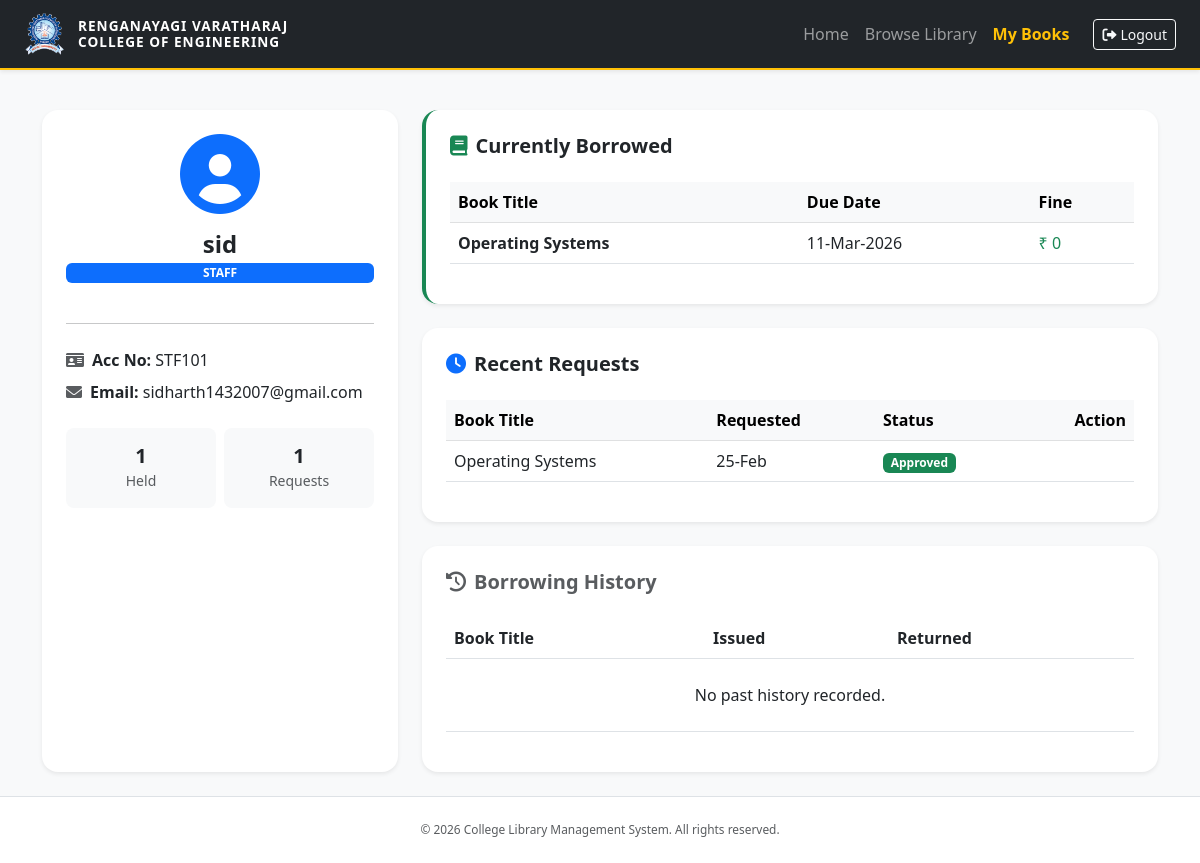
The page /profile (signed in) on the database its author committed.
### controller/models.py (models this page shows)
class User(db.Model, UserMixin):
    id = db.Column(db.Integer, primary_key=True)
    account_no = db.Column(db.String(20), unique=True, nullable=False)
    name = db.Column(db.String(100), nullable=False)
    email = db.Column(db.String(120), unique=True, nullable=False)
    password = db.Column(db.String(200), nullable=False)
    role = db.Column(db.String(20), nullable=False)

class Transaction(db.Model):
    id = db.Column(db.Integer, primary_key=True)
    user_id = db.Column(db.Integer, db.ForeignKey('user.id'), nullable=False)
    book_id = db.Column(db.Integer, db.ForeignKey('book.id'), nullable=False)
    issue_date = db.Column(db.DateTime, default=get_ist)
    due_date = db.Column(db.DateTime, nullable=False)
    return_date = db.Column(db.DateTime, nullable=True)
    reminder_sent = db.Column(db.Boolean, default=False)
    user = db.relationship('User', backref='transactions', lazy=True)
    book = db.relationship('Book', backref='transactions', lazy=True)
    @property
    def calculate_fine(self):
       now = get_ist().replace(tzinfo=None) # Ensure this is naive
       end_date = self.return_date if self.return_date else now
       end_date_naive = end_date.replace(tzinfo=None)
       due_date_naive = self.due_date.replace(tzinfo=None)
       if end_date_naive > due_date_naive:
        return (end_date_naive - due_date_naive).days * 5
       return 0

class Book(db.Model):
    id = db.Column(db.Integer, primary_key=True)
    title = db.Column(db.String(200), nullable=False)
    author = db.Column(db.String(100), nullable=False)
    isbn = db.Column(db.String(20), unique=True, nullable=False)
    copies = db.Column(db.Integer, default=1)
    date_added = db.Column(db.DateTime, default=get_ist)

class BookRequest(db.Model):
    id = db.Column(db.Integer, primary_key=True)
    user_id = db.Column(db.Integer, db.ForeignKey('user.id'), nullable=False)
    book_id = db.Column(db.Integer, db.ForeignKey('book.id'), nullable=False)
    request_date = db.Column(db.DateTime, default=get_ist)
    status = db.Column(db.String(20), default='Pending')
    user = db.relationship('User', backref='book_requests', lazy=True)
    book = db.relationship('Book', backref='book_requests', lazy=True)

### app.py (the view)
@app.route('/profile')
@login_required
def profile():
    user_requests = BookRequest.query.filter_by(user_id=current_user.id).order_by(BookRequest.request_date.desc()).all()
    active_borrows = Transaction.query.filter_by(user_id=current_user.id, return_date=None).all()
    borrow_history = Transaction.query.filter_by(user_id=current_user.id).filter(Transaction.return_date != None).all()
    return render_template('profile.html',
                           requests=user_requests,
                           active_borrows=active_borrows,
                           history=borrow_history,
                           now=get_ist())

### app.py (called while the page is built)
@login_manager.user_loader
def load_user(user_id):
    return db.session.get(User, int(user_id))

### controller/models.py (called while the page is built)
def get_ist():
    return datetime.now(pytz.timezone('Asia/Kolkata')).replace(tzinfo=None)

### templates/profile.html (shortened to what this page needs)
{% extends "base.html" %}
{% block content %}
<div class="container py-4">
    <div class="row g-4">
        <div class="col-md-4">
            <div class="card border-0 shadow-sm rounded-4 text-center p-4 h-100">
                <div class="mb-3">
                    <i class="fas fa-user-circle fa-5x text-primary"></i>
                </div>
                <h4 class="fw-bold mb-1">{{ current_user.name }}</h4>
                <p class="badge bg-primary text-white px-3">{{ current_user.role | upper }}</p>
                <hr class="my-4">
                <div class="text-start">
                    <p class="mb-2"><i class="fas fa-id-card me-2 text-muted"></i><strong>Acc No:</strong> {{ current_user.account_no }}</p>
                    <p class="mb-4"><i class="fas fa-envelope me-2 text-muted"></i><strong>Email:</strong> {{ current_user.email }}</p>
                </div>
                <div class="row g-2">
                    <div class="col-6">
                        <div class="bg-light p-3 rounded-3">
                            <h5 class="fw-bold mb-0 text-dark">{{ active_borrows|length }}</h5>
                            <small class="text-muted">Held</small>
                        </div>
                    </div>
                    <div class="col-6">
                        <div class="bg-light p-3 rounded-3">
                            <h5 class="fw-bold mb-0 text-dark">{{ requests|length }}</h5>
                            <small class="text-muted">Requests</small>
                        </div>
                    </div>
                </div>
            </div>
        </div>
        <div class="col-md-8">
            <div class="card border-0 shadow-sm rounded-4 p-4 mb-4 border-start border-4 border-success">
                <h5 class="fw-bold mb-4 text-dark"><i class="fas fa-book me-2 text-success"></i>Currently Borrowed</h5>
                <div class="table-responsive">
                    <table class="table align-middle">
                        <thead class="table-light">
                            <tr>
                                <th>Book Title</th>
                                <th>Due Date</th>
                                <th>Fine</th>
                            </tr>
                        </thead>
                        <tbody>
                            {% for txn in active_borrows %}
                            <tr>
                                <td class="fw-bold">{{ txn.book.title }}</td>
                                <td>
                                    <span class="{% if now > txn.due_date %}text-danger fw-bold{% endif %}">
                                        {{ txn.due_date.strftime('%d-%b-%Y') }}
                                    </span>
                                </td>
                                <td>
                                    <span class="{% if now > txn.due_date %}text-danger fw-bold{% else %}text-success{% endif %}">
                                        ₹ {{ txn.calculate_fine }}
                                    </span>
                                </td>
                            </tr>
                            {% else %}
                            <tr><td colspan="3" class="text-center py-4 text-muted">No books currently held.</td></tr>
                            {% endfor %}
                        </tbody>
                    </table>
                </div>
            </div>
            <div class="card border-0 shadow-sm rounded-4 p-4 mb-4">
                <h5 class="fw-bold mb-4 text-dark"><i class="fas fa-clock me-2 text-primary"></i>Recent Requests</h5>
                <div class="table-responsive">
                    <table class="table align-middle">
                        <thead class="table-light">
                            <tr>
                                <th>Book Title</th>
                                <th>Requested</th>
                                <th>Status</th>
                                <th class="text-end">Action</th>
                            </tr>
                        </thead>
                        <tbody>
                            {% for req in requests %}
                            <tr>
                                <td>{{ req.book.title }}</td>
                                <td>{{ req.request_date.strftime('%d-%b') }}</td>
                                <td>
                                    <span class="badge {% if req.status == 'Pending' %}bg-warning{% elif req.status == 'Approved' %}bg-success{% else %}bg-danger{% endif %}">
                                        {{ req.status }}
                                    </span>
                                </td>
                                <td class="text-end">
                                </td>
                            </tr>
                            {% else %}
                            <tr><td colspan="4" class="text-center py-4 text-muted">No requests found.</td></tr>
                            {% endfor %}
                        </tbody>
                    </table>
                </div>
            </div>
            <div class="card border-0 shadow-sm rounded-4 p-4">
                <h5 class="fw-bold mb-4 text-muted"><i class="fas fa-history me-2"></i>Borrowing History</h5>
                <div class="table-responsive">
                    <table class="table align-middle text-muted">
                        <thead>
                            <tr>
                                <th>Book Title</th>
                                <th>Issued</th>
                                <th>Returned</th>
                            </tr>
                        </thead>
                        <tbody>
                            {% for item in history %}
                            <tr>
                                <td>{{ item.book.title }}</td>
                                <td>{{ item.issue_date.strftime('%d-%m-%y') }}</td>
                                <td>{{ item.return_date.strftime('%d-%m-%y') }}</td>
                            </tr>
                            {% else %}
                            <tr><td colspan="3" class="text-center py-4">No past history recorded.</td></tr>
                            {% endfor %}
                        </tbody>
                    </table>
                </div>
            </div>
        </div>
    </div>
</div>
{% endblock %}

### static/css/style.css (style rules this page uses)
:root { --college-logo: url('/static/images/logo1.PNG'); --hero-bg: url('/static/images/DJI_0319.JPG'); }
body { font-family: 'Segoe UI', Tahoma, Geneva, Verdana, sans-serif; background-color: #f8f9fa; color: #333; }

### rows shown on the page
User: name "sid", role "STAFF", account_no "STF101", email "sidharth1432007@gmail.com"
Transaction: book "Operating Systems", due_date "11-Mar-2026", calculate_fine "0"
BookRequest: book "Operating Systems", request_date "25-Feb", status "Approved"

### other values the page prints
{{ active_borrows|length }} "1"
{{ requests|length }} "1"
